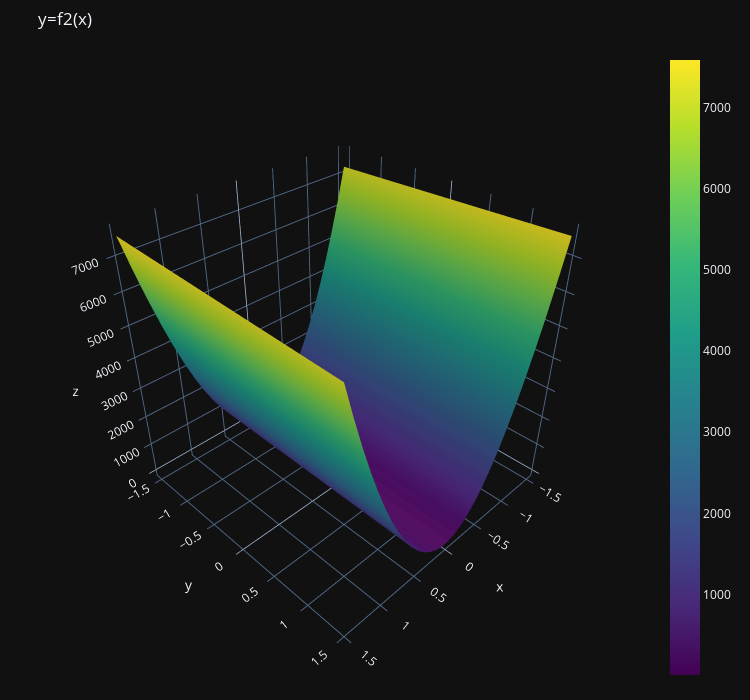

This figure's notebook cell:
### Markdown cell above
### $f_2(x)$

### Code cell
x_3d, y_3d, z_3d = setup_3d_data(f_2, 30)
z_3d1 = z_3d
fig = go.Figure(
    data=go.Surface(x=x_3d, y=y_3d, z=z_3d, colorscale='Viridis'),
    layout=go.Layout(
        width=750,
        height=700,
        margin=dict(l=40, r=40, t=50, b=15),
        title='y=f2(x)',
        template=theme,
        scene=go.layout.Scene(
            aspectmode='cube',
            camera=dict(
                eye=dict(x=1.45, y=1.45, z=1.45)
            )
        )
    )
)
fig.show()

### Figure 1 — Plotly figure (JSON) as saved in the notebook; plotly's stock layout.template omitted (floating-point values rounded to 4 significant figures; data arrays with more than 128 entries replaced by an {"elided": "..."} marker saying what was removed)
{"data": [{"colorscale": [[0, "#440154"], [0.1111, "#482878"], [0.2222, "#3e4989"], [0.3333, "#31688e"], [0.4444, "#26828e"], [0.5556, "#1f9e89"], [0.6667, "#35b779"], [0.7778, "#6ece58"], [0.8889, "#b5de2b"], [1, "#fde725"]], "type": "surface", "x": {"elided": "30x30 float values"}, "y": {"elided": "30x30 float values"}, "z": {"elided": "30x30 float values"}}], "layout": {"height": 700, "margin": {"b": 15, "l": 40, "r": 40, "t": 50}, "scene": {"aspectmode": "cube", "camera": {"eye": {"x": 1.45, "y": 1.45, "z": 1.45}}}, "title": {"text": "y=f2(x)"}, "width": 750}}
